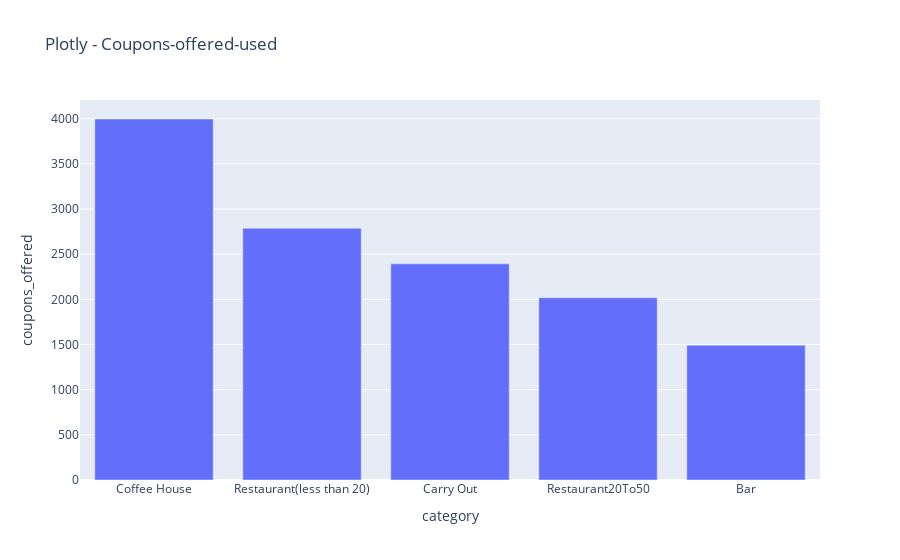
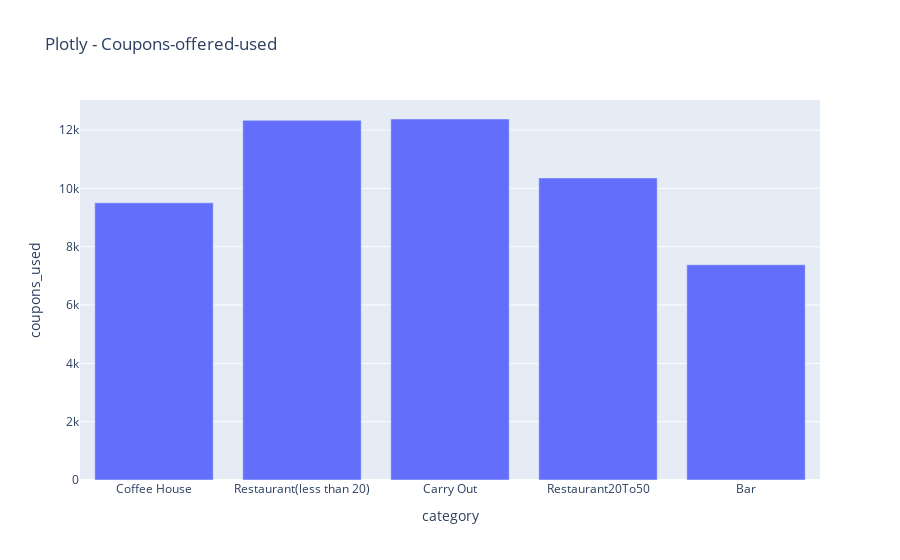

The notebook cell these images were saved under, in order:
### Code cell
fig = px.bar(coupons_offered_used, x="category", y="coupons_offered", title="Plotly - Coupons-offered-used")
fig.show()

fig = px.bar(coupons_offered_used, x="category", y="coupons_used", title="Plotly - Coupons-offered-used")
fig.show()

### Figure 1 — Plotly figure (JSON) as saved in the notebook; plotly's stock layout.template omitted (floating-point values rounded to 4 significant figures)
{"data": [{"hovertemplate": "category=%{x}<br>coupons_offered=%{y}<extra></extra>", "legendgroup": "", "marker": {"color": "#636efa", "pattern": {"shape": ""}}, "name": "", "orientation": "v", "showlegend": false, "textposition": "auto", "x": ["Coffee House", "Restaurant(less than 20)", "Carry Out", "Restaurant20To50", "Bar"], "xaxis": "x", "y": [3996, 2786, 2393, 2017, 1492], "yaxis": "y", "type": "bar"}], "layout": {"xaxis": {"anchor": "y", "domain": [0.0, 1.0], "title": {"text": "category"}}, "yaxis": {"anchor": "x", "domain": [0.0, 1.0], "title": {"text": "coupons_offered"}}, "legend": {"tracegroupgap": 0}, "title": {"text": "Plotly - Coupons-offered-used"}, "barmode": "relative"}}

### Figure 2 — Plotly figure (JSON) as saved in the notebook; plotly's stock layout.template omitted (floating-point values rounded to 4 significant figures)
{"data": [{"hovertemplate": "category=%{x}<br>coupons_used=%{y}<extra></extra>", "legendgroup": "", "marker": {"color": "#636efa", "pattern": {"shape": ""}}, "name": "", "orientation": "v", "showlegend": false, "textposition": "auto", "x": ["Coffee House", "Restaurant(less than 20)", "Carry Out", "Restaurant20To50", "Bar"], "xaxis": "x", "y": [9505, 12334, 12380, 10359, 7380], "yaxis": "y", "type": "bar"}], "layout": {"xaxis": {"anchor": "y", "domain": [0.0, 1.0], "title": {"text": "category"}}, "yaxis": {"anchor": "x", "domain": [0.0, 1.0], "title": {"text": "coupons_used"}}, "legend": {"tracegroupgap": 0}, "title": {"text": "Plotly - Coupons-offered-used"}, "barmode": "relative"}}
